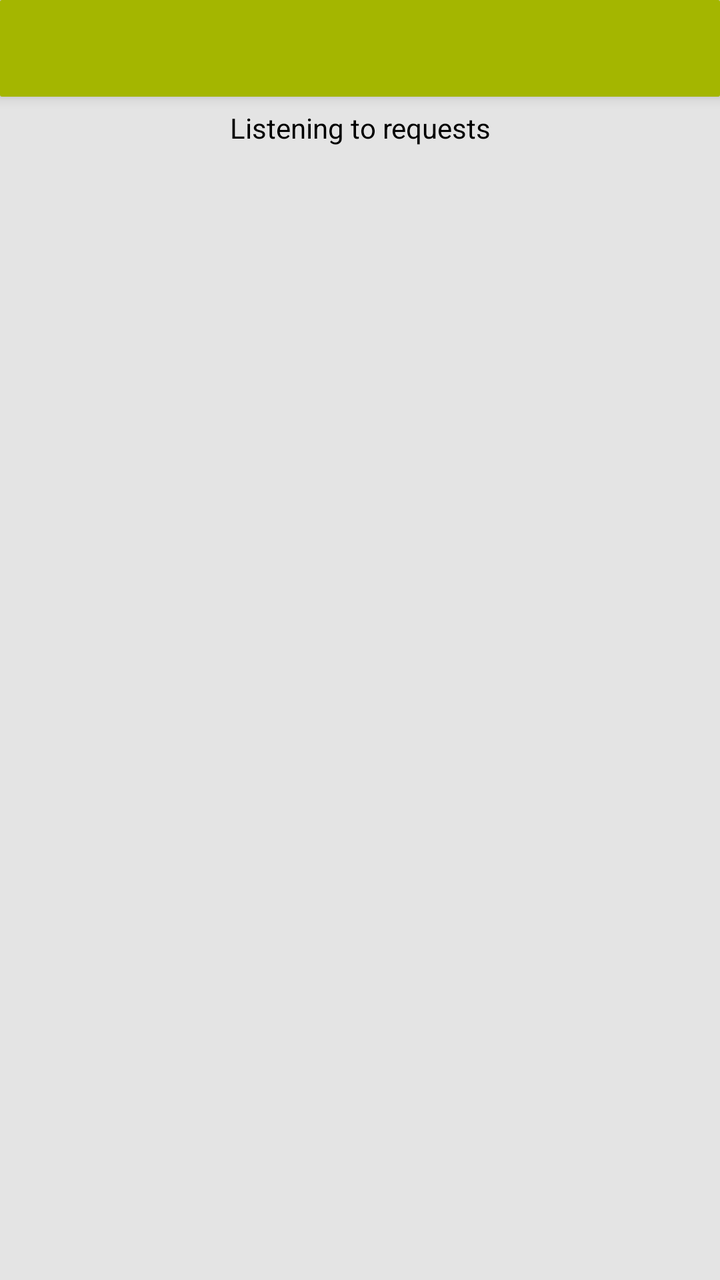
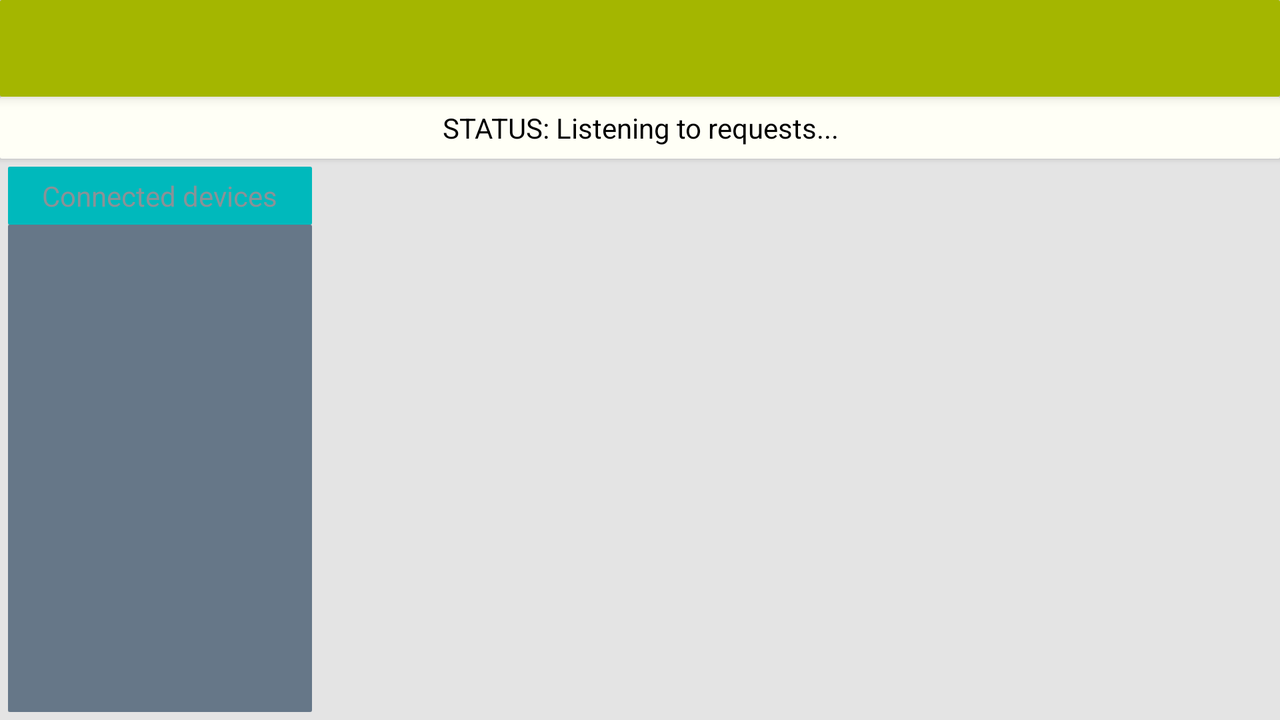

One screen, two layout resources from the same app: the default and the repository's alternative for another configuration. Each is rendered where Android would select it; the XML of both is given below.
<!-- AndroidManifest.xml: application theme AppTheme -->
<!-- res/layout/activity_server.xml -->
<LinearLayout xmlns:android="http://schemas.android.com/apk/res/android"
              android:layout_width="match_parent"
              android:layout_height="match_parent"
              android:orientation="vertical"
              android:background="#e4e4e4">
    <LinearLayout
        android:layout_width="match_parent"
        android:layout_height="wrap_content"
        android:gravity="left"
        android:elevation="4dp"
        android:padding="8dp"
        android:background="@drawable/title_bg"
        android:clipToPadding="false">
        <TextView
            android:id="@+id/main_title"
            android:layout_width="wrap_content"
            android:layout_height="wrap_content"
            android:textSize="24sp"
            android:elevation="2dp"
            android:text=""/>
    </LinearLayout>
    <LinearLayout
        android:layout_width="match_parent"
        android:layout_height="wrap_content"
        android:background="@drawable/listening_layout"
        android:padding="6dp"
        android:clipToPadding="false"
        android:elevation="2dp">
        <TextView
            android:layout_width="match_parent"
            android:layout_height="wrap_content"
            android:gravity="center"
            android:textColor="#000000"
            android:text="Listening to requests"/>
    </LinearLayout>
</LinearLayout>
<!-- resources referenced by this layout -->
<resources>
  <!-- drawable title_bg (drawable) -->
  <?xml version="1.0" encoding="utf-8"?>
  <shape xmlns:android="http://schemas.android.com/apk/res/android"
         android:shape="rectangle" android:padding="10dp">
      <solid android:color="#a4b600"/>
      <corners android:radius="1dp"/>
  </shape>
  <style name="AppTheme" parent="@style/Theme.AppCompat.Light">
          
          <item name="windowNoTitle">true</item>
          <item name="windowActionBar">false</item>
          <item name="android:windowFullscreen">true</item>
          <item name="android:windowContentOverlay">@null</item>
      </style>
</resources>
<!-- res/layout-land/activity_server.xml (the repository's variant of the layout above) -->
<!-- drawn on the phone turned sideways -->
<LinearLayout xmlns:android="http://schemas.android.com/apk/res/android"
              android:layout_width="match_parent"
              android:layout_height="match_parent"
              xmlns:tools="http://schemas.android.com/tools"
              android:orientation="vertical"
              android:background="#e4e4e4">
    <LinearLayout
        android:layout_width="match_parent"
        android:layout_height="wrap_content"
        android:gravity="left"
        android:elevation="4dp"
        android:padding="8dp"
        android:background="@drawable/title_bg"
        android:clipToPadding="false">
        <TextView
            android:id="@+id/main_title"
            android:layout_width="wrap_content"
            android:layout_height="wrap_content"
            android:textSize="24sp"
            android:elevation="2dp"
            android:text=""/>
    </LinearLayout>
    <LinearLayout
        android:layout_width="match_parent"
        android:layout_height="wrap_content"
        android:background="@drawable/subtitle_layout"
        android:padding="6dp"
        android:clipToPadding="false"
        android:elevation="2dp">
        <TextView
            android:layout_width="match_parent"
            android:layout_height="wrap_content"
            android:gravity="center"
            android:textColor="#000000"
            android:text="STATUS: Listening to requests..."/>
    </LinearLayout>
    <LinearLayout
        android:layout_width="match_parent"
        android:layout_height="match_parent"
        android:orientation="horizontal">
        <LinearLayout
            xmlns:android="http://schemas.android.com/apk/res/android"
            android:layout_width="match_parent"
            android:layout_height="match_parent"
            android:layout_weight="3"
            android:orientation="horizontal"
            android:clipToPadding="false">
            <LinearLayout
                android:layout_width="match_parent"
                android:layout_height="match_parent"
                android:padding="4dp"
                android:orientation="vertical">
                <LinearLayout
                    android:layout_width="match_parent"
                    android:layout_height="wrap_content"
                    android:gravity="center"
                    android:clipToPadding="false"
                    android:elevation="2dp"
                    android:background="@drawable/connected_layout">
                    <TextView
                        android:layout_width="wrap_content"
                        android:layout_height="wrap_content"
                        android:padding="5dp"
                        android:text="Connected devices"/>
                </LinearLayout>
                <ListView
                    android:id="@+id/lanDevicesListView"
                    android:choiceMode="singleChoice"
                    android:scrollbars="vertical"
                    android:layout_width="match_parent"
                    android:layout_height="match_parent"
                    android:elevation="2dp"
                    android:background="@drawable/list_background"></ListView>
            </LinearLayout>
        </LinearLayout>
        <FrameLayout
            android:id="@+id/fragment_container"
            android:padding="4dp"
            android:layout_width="match_parent"
            android:layout_height="match_parent"
            android:orientation="vertical"
            android:background="#e4e4e4"
            android:layout_weight="1"/>
    </LinearLayout>
</LinearLayout>
<!-- resources referenced by the variant -->
<!-- as the phone turned sideways resolves them -->
<resources>
  <!-- drawable connected_layout (drawable) -->
  <?xml version="1.0" encoding="utf-8"?>
  <shape android:padding="10dp" android:shape="rectangle"
         xmlns:android="http://schemas.android.com/apk/res/android">
      <solid android:color="#00b9bc" />
      <corners android:radius="1dp" />
  </shape>
  <!-- drawable list_background (drawable) -->
  <?xml version="1.0" encoding="utf-8"?>
  <shape android:padding="10dp" android:shape="rectangle"
         xmlns:android="http://schemas.android.com/apk/res/android">
      <solid android:color="#678" />
      <corners android:radius="1dp" />
  </shape>
  <!-- drawable subtitle_layout (drawable) -->
  <?xml version="1.0" encoding="utf-8"?>
  <shape android:padding="10dp" android:shape="rectangle"
         xmlns:android="http://schemas.android.com/apk/res/android">
      <solid android:color="#fffffff6" />
      <corners android:radius="1dp" />
  </shape>
  <!-- drawable title_bg (drawable) -->
  <?xml version="1.0" encoding="utf-8"?>
  <shape xmlns:android="http://schemas.android.com/apk/res/android"
         android:shape="rectangle" android:padding="10dp">
      <solid android:color="#a4b600"/>
      <corners android:radius="1dp"/>
  </shape>
  <!-- from res/values-land/ -->
  <style name="AppTheme" parent="@android:style/Theme.DeviceDefault.NoActionBar">
          
          <item name="windowNoTitle">true</item>
          <item name="windowActionBar">false</item>
          <item name="android:windowFullscreen">true</item>
          <item name="android:windowContentOverlay">@null</item>
      </style>
</resources>
